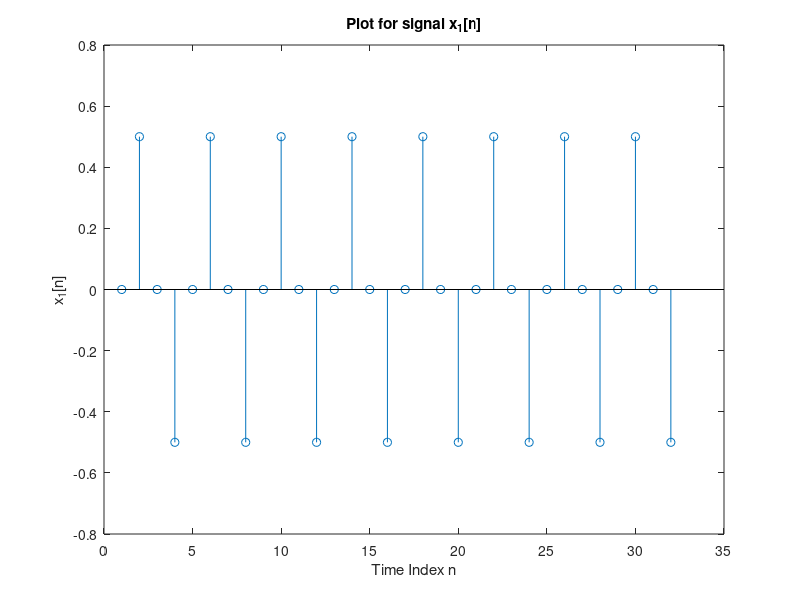
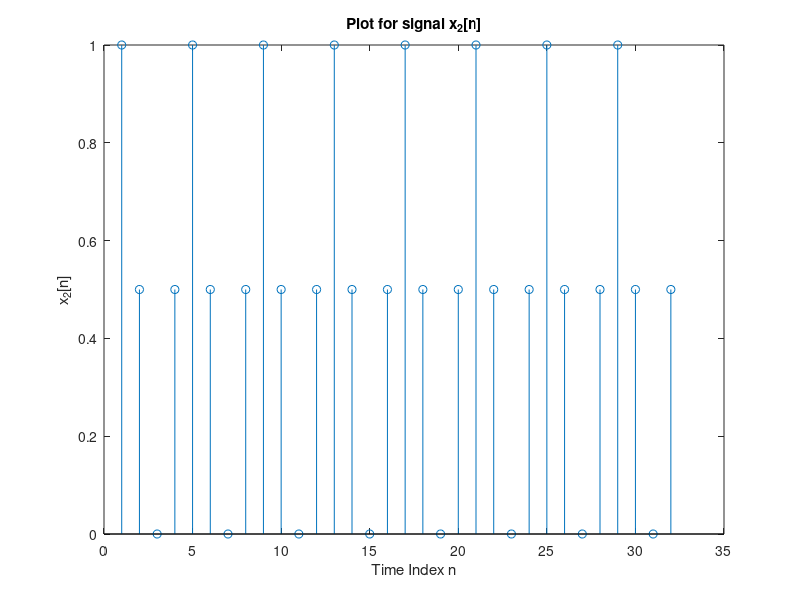
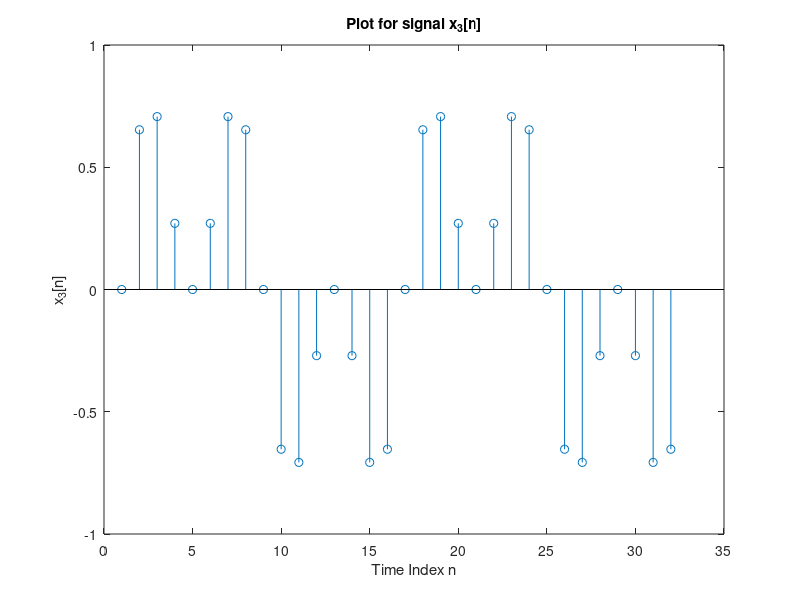

These figures' MATLAB source, in order:
function func_problem4()

%initialize variables

n = [0:31];

% initialize the signals
x1 = sin(pi*n/4) .* cos(pi*n/4);
x2 = cos(pi*n/4).^2;
x3 = sin(pi*n/4) .* cos(pi*n/8);

%store the 3 vectors in a matrix
x = [x1;x2;x3];

for cnt = 1 : 3
 figure,
 stem(x(cnt,:))
 title(strcat('Plot for signal x_{',num2str(cnt),'}[n]'))
 xlabel('Time Index n')
 ylabel(strcat('x_{',num2str(cnt),'}[n]'))
end
